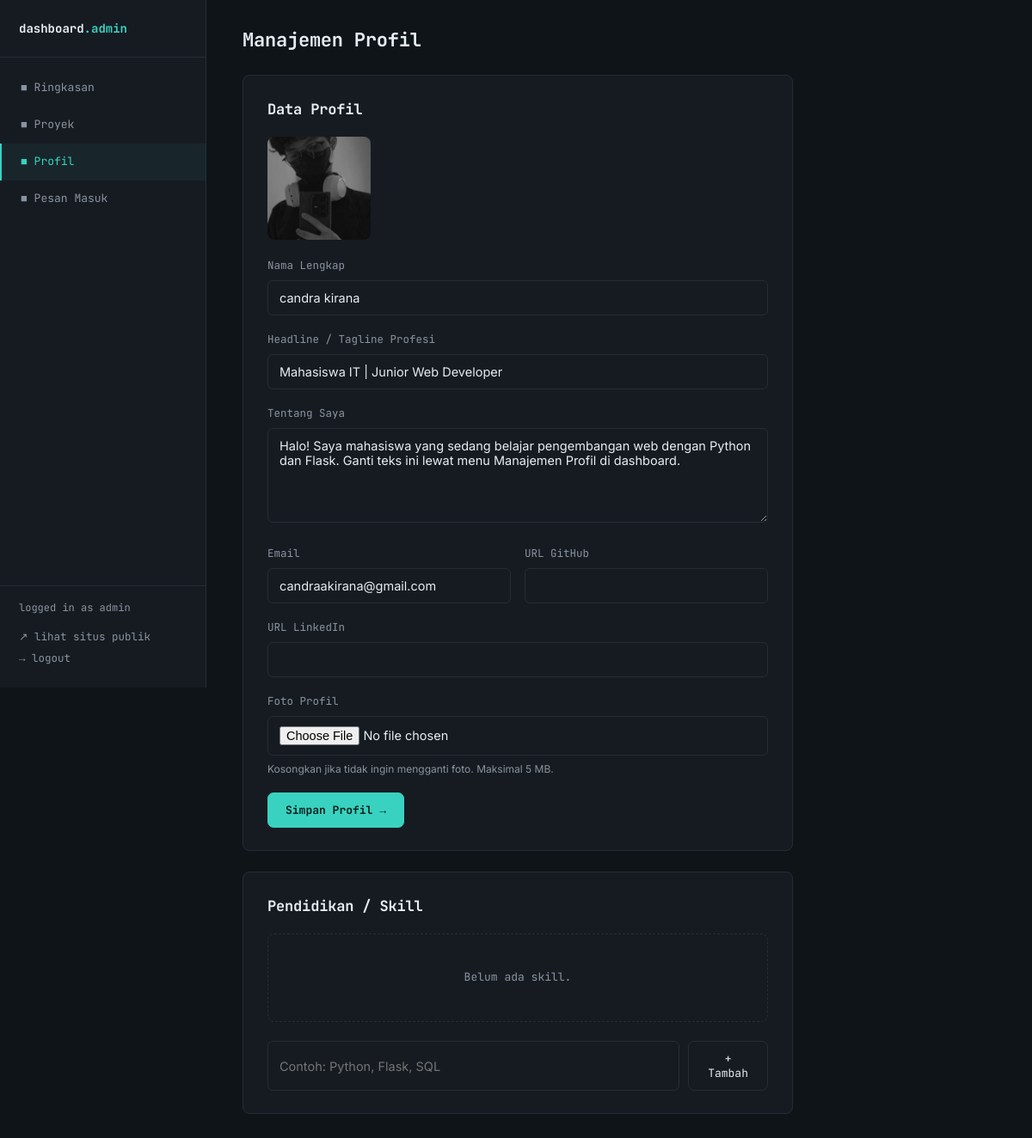
Screenshot of /dashboard/profile (signed in) with the database file from the repository.
### models.py (models this page shows, shortened)
class Profile(db.Model):
    __tablename__ = 'profile'
    id = db.Column(db.Integer, primary_key=True)
    name = db.Column(db.String(120), nullable=False, default='Nama Anda')
    headline = db.Column(db.String(200), default='Mahasiswa Informatika')
    about = db.Column(db.Text, default='Ceritakan sedikit tentang diri Anda di sini.')
    photo = db.Column(db.String(120), default='default-profile.png')
    email = db.Column(db.String(120), default='')
    github_url = db.Column(db.String(200), default='')
    linkedin_url = db.Column(db.String(200), default='')
    skills = db.relationship('Skill', backref='profile', lazy=True, cascade='all, delete-orphan')

### app.py (the view, shortened to what this page needs)
@app.route('/dashboard/profile', methods=['GET', 'POST'])
@login_required
def dashboard_profile():
    profile = get_profile()
    return render_template('dashboard/profile.html', profile=profile)

### app.py (called while the page is built)
def login_required(view_func):
    @wraps(view_func)
    def wrapped(*args, **kwargs):
        if 'user_id' not in session:
            flash('Silakan login terlebih dahulu untuk mengakses halaman ini.', 'error')
            return redirect(url_for('login', next=request.path))
        return view_func(*args, **kwargs)
    return wrapped

def get_profile():
    profile = Profile.query.first()
    if profile is None:
        profile = Profile()
        db.session.add(profile)
        db.session.commit()
    return profile

@app.context_processor
def inject_globals():
    try:
        profile = get_profile()
    except Exception:
        profile = None
    return {
        'site_name': app.config.get('SITE_NAME', 'Portofolio'),
        'current_year': datetime.utcnow().year,
        'profile': profile,
    }

### templates/dashboard/profile.html (shortened to what this page needs)
{% extends 'dashboard/base.html' %}
{% block content %}
<div class="dash-header">
  <h1>Manajemen Profil</h1>
</div>
<div class="panel-box" style="max-width: 640px;">
  <h3 style="margin-bottom: 18px;">Data Profil</h3>
  <img id="preview-photo" class="table-thumb" style="width:120px; height:120px; border-radius:8px; margin-bottom:20px; object-fit:cover;"
       src="{{ url_for('static', filename='uploads/' + profile.photo) if profile.photo != 'default-profile.png' else url_for('static', filename='img/default-profile.svg') }}" alt="">
  <form method="POST" action="{{ url_for('dashboard_profile') }}" enctype="multipart/form-data">
    <div class="form-group">
      <label for="name">Nama Lengkap</label>
      <input class="form-control" type="text" id="name" name="name" value="{{ profile.name }}" required>
    </div>
    <div class="form-group">
      <label for="headline">Headline / Tagline Profesi</label>
      <input class="form-control" type="text" id="headline" name="headline" value="{{ profile.headline }}">
    </div>
    <div class="form-group">
      <label for="about">Tentang Saya</label>
      <textarea class="form-control" id="about" name="about">{{ profile.about }}</textarea>
    </div>
    <div class="form-row">
      <div class="form-group">
        <label for="email">Email</label>
        <input class="form-control" type="email" id="email" name="email" value="{{ profile.email or '' }}">
      </div>
      <div class="form-group">
        <label for="github_url">URL GitHub</label>
        <input class="form-control" type="url" id="github_url" name="github_url" value="{{ profile.github_url or '' }}">
      </div>
    </div>
    <div class="form-group">
      <label for="linkedin_url">URL LinkedIn</label>
      <input class="form-control" type="url" id="linkedin_url" name="linkedin_url" value="{{ profile.linkedin_url or '' }}">
    </div>
    <div class="form-group">
      <label for="photo">Foto Profil</label>
      <input class="form-control" type="file" id="photo" name="photo" accept=".png,.jpg,.jpeg,.gif,.webp" data-preview="preview-photo">
      <div class="form-hint">Kosongkan jika tidak ingin mengganti foto. Maksimal 5 MB.</div>
    </div>
    <button type="submit" class="btn btn-primary">Simpan Profil →</button>
  </form>
</div>
<div class="panel-box" style="max-width: 640px;">
  <h3 style="margin-bottom: 18px;">Pendidikan / Skill</h3>
  {% if profile.skills %}
  <div class="skill-list" style="margin-bottom: 22px;">
    {% for skill in profile.skills %}
    <form method="POST" action="{{ url_for('delete_skill', skill_id=skill.id) }}" data-confirm="Hapus skill '{{ skill.name }}'?" style="display:inline-flex; align-items:center; gap:6px;">
      <span class="skill-pill">{{ skill.name }}</span>
      <button type="submit" class="btn btn-sm btn-danger" style="padding: 5px 8px;">✕</button>
    </form>
    {% endfor %}
  </div>
  {% else %}
  <div class="empty-state" style="margin-bottom: 22px;">Belum ada skill.</div>
  {% endif %}
  <form method="POST" action="{{ url_for('add_skill') }}" style="display:flex; gap:10px;">
    <input class="form-control" type="text" name="skill_name" placeholder="Contoh: Python, Flask, SQL" required>
    <button type="submit" class="btn btn-outline">+ Tambah</button>
  </form>
</div>
{% endblock %}

### static/css/style.css (style rules this page uses)
:root { --bg: #0F1419; --panel: #161B22; --panel-alt: #1B212B; --border: #262C36; --text: #E6EDF3; --muted: #8B949E; --cyan: #39D2C0; --amber: #E3B341; --pink: #E36BAE; --blue: #6CA0E8; --red: #F0685C; --font-display: 'JetBrains Mono', 'Courier New', monospace; --font-body: 'Inter', -apple-system, BlinkMacSystemFont, sans-serif; --radius: 8px; }
* { box-sizing: border-box; }
html, body { margin: 0; padding: 0; background: var(--bg); color: var(--text); font-family: var(--font-body); line-height: 1.6; }
img { max-width: 100%; display: block; }
button { font-family: inherit; }
h1, h2, h3, h4 { font-family: var(--font-display); font-weight: 700; margin: 0 0 12px; letter-spacing: -0.01em; }
h1 { font-size: 38px; line-height: 1.15; }
h3 { font-size: 17px; }
.btn { font-family: var(--font-display); font-size: 13px; padding: 11px 20px; border-radius: 7px; border: 1px solid var(--border); display: inline-flex; align-items: center; gap: 8px; cursor: pointer; transition: all .15s ease; background: transparent; color: var(--text); }
.btn-primary { background: var(--cyan); color: #06201C; border-color: var(--cyan); font-weight: 700; }
.empty-state { border: 1px dashed var(--border); border-radius: var(--radius); padding: 40px; text-align: center; color: var(--muted); font-family: var(--font-display); font-size: 13px; }
.form-group { margin-bottom: 18px; }
.form-group label { display: block; font-family: var(--font-display); font-size: 12.5px; color: var(--muted); margin-bottom: 7px; }
.form-control { width: 100%; padding: 11px 13px; background: var(--panel); border: 1px solid var(--border); border-radius: 6px; color: var(--text); font-family: var(--font-body); font-size: 14.5px; }
textarea.form-control { resize: vertical; min-height: 110px; }
.form-row { display: grid; grid-template-columns: 1fr 1fr; gap: 16px; }
.form-hint { font-size: 12px; color: var(--muted); margin-top: 6px; }
.dash-header { display: flex; justify-content: space-between; align-items: center; margin-bottom: 28px; flex-wrap: wrap; gap: 12px; }
.dash-header h1 { font-size: 22px; margin: 0; }
.table-thumb { width: 52px; height: 40px; border-radius: 5px; object-fit: cover; }
.panel-box { background: var(--panel); border: 1px solid var(--border); border-radius: var(--radius); padding: 26px 28px; margin-bottom: 24px; }

### rows the page displays
Profile: photo (picture), name "candra kirana", headline "Mahasiswa IT | Junior Web Developer", about "Halo! Saya mahasiswa yang sedang belajar pengembangan web dengan Python dan Flask. Ganti teks ini lewat menu Manajemen Profil di dashboard.", email "candraakirana@gmail.com"

### other values shown
{{ session.get('username', '') }} "admin"
